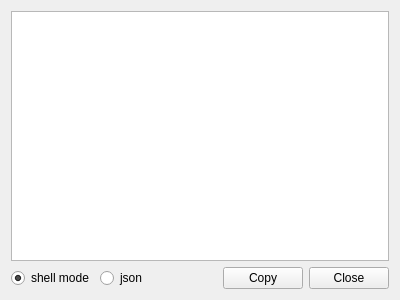
<?xml version="1.0" encoding="UTF-8"?>
<ui version="4.0">
 <class>Form</class>
 <widget class="QWidget" name="Form">
  <property name="geometry">
   <rect>
    <x>0</x>
    <y>0</y>
    <width>400</width>
    <height>300</height>
   </rect>
  </property>
  <property name="windowTitle">
   <string>Form</string>
  </property>
  <layout class="QVBoxLayout" name="verticalLayout">
   <item>
    <widget class="QPlainTextEdit" name="plainTextEdit">
     <property name="enabled">
      <bool>true</bool>
     </property>
     <property name="readOnly">
      <bool>true</bool>
     </property>
    </widget>
   </item>
   <item>
    <layout class="QHBoxLayout" name="horizontalLayout">
     <item>
      <widget class="QRadioButton" name="bsonRadioButton">
       <property name="text">
        <string>shell mode</string>
       </property>
       <property name="checked">
        <bool>true</bool>
       </property>
      </widget>
     </item>
     <item>
      <widget class="QRadioButton" name="jsonRadioButton">
       <property name="text">
        <string>json</string>
       </property>
      </widget>
     </item>
     <item>
      <spacer name="horizontalSpacer">
       <property name="orientation">
        <enum>Qt::Horizontal</enum>
       </property>
       <property name="sizeHint" stdset="0">
        <size>
         <width>40</width>
         <height>20</height>
        </size>
       </property>
      </spacer>
     </item>
     <item>
      <widget class="QPushButton" name="copyBtn">
       <property name="text">
        <string>Copy</string>
       </property>
      </widget>
     </item>
     <item>
      <widget class="QPushButton" name="cancelBtn">
       <property name="text">
        <string>Close</string>
       </property>
      </widget>
     </item>
    </layout>
   </item>
  </layout>
 </widget>
 <resources/>
 <connections/>
</ui>
